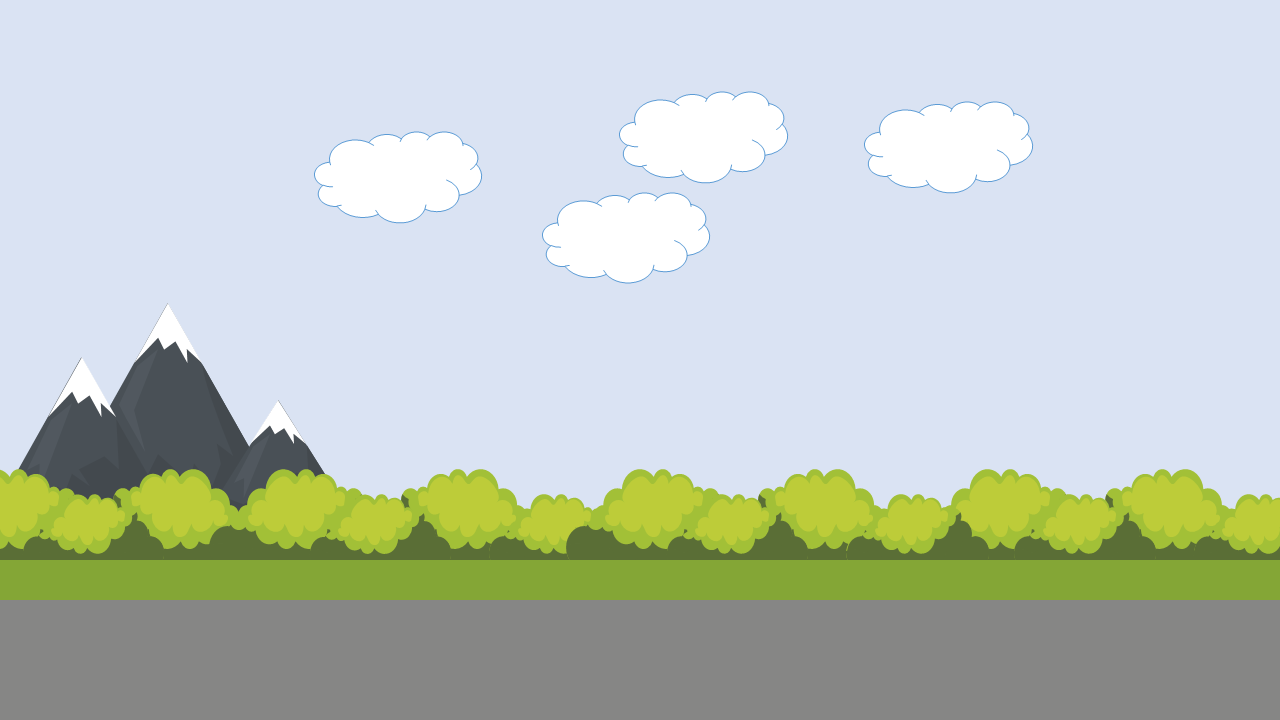
#> input picture 5模板匹配/img.png, 1280 x 720 px
$ jupyter execute '5.2多目标模板匹配.ipynb'
#> lines starting #> are read from the running program, lines starting #| are printed output that depends on the picture; after the words box and inside, x2 and y2 are one past the last pixel; in counts of white or black regions, pixels touching at a corner belong together; long printed decimals are rounded
#> further down, target_img is the input picture: shape (720, 1280, 3); mean B, G, R 191.2, 200.4, 190.7
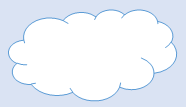
#> input picture 5模板匹配/temp.png, 186 x 107 px
#> further down, template_img is the input picture: shape (107, 186, 3); mean B, G, R 249.1, 241.1, 235.8
[cell 1]
import numpy as np
import cv2
import matplotlib.pyplot as plt

[cell 2]
# 利用快速排序算法找到数列中第k大的值
def findKth(s, k):
    return findKth_c(s, 0, len(s) - 1, k)

def findKth_c(s, low, high, k):
    m = partition(s, low, high)
    if m == len(s) - k:
        return s[m]
    elif m < len(s) - k:
        return findKth_c(s, m + 1, high, k)
    else:
        return findKth_c(s, low, m - 1, k)

def partition(s, low, high):
    pivot, j = s[low], low
    for i in range(low + 1, high + 1):
        if s[i] <= pivot:
            j += 1
            s[i], s[j] = s[j], s[i]
    s[j], s[low] = s[low], s[j]
    return j

[cell 3]
# 构建多目标模板匹配类（优化颜色显示，解决BGR/RGB错位问题）
class temp_match_multi():
    def __init__(self, img, temp, k=50):
        # 先判断图像是否读取成功
#> called with k = 50
        if img is None or temp is None:
            raise ValueError("图像读取失败，请检查文件路径是否正确或文件是否损坏")

        self.img_bgr = img  # 保留原始BGR格式图像（用于OpenCV处理）
        self.temp_bgr = temp  # 保留原始BGR格式模板（用于OpenCV处理）
        self.img_rgb = cv2.cvtColor(img, cv2.COLOR_BGR2RGB)  # 转换为RGB格式（用于Matplotlib显示）
        self.temp_rgb = cv2.cvtColor(temp, cv2.COLOR_BGR2RGB)  # 转换为RGB格式（用于Matplotlib显示）
        # 定义需要匹配的个数
        self.k = k

    def match(self):
        # 转换为灰度图（模板匹配需要灰度图像输入）
        temp_gray = cv2.cvtColor(self.temp_bgr, cv2.COLOR_BGR2GRAY)
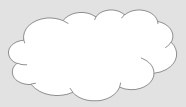
#> temp_gray: shape (107, 186); min 142, max 255, mean 240.4
        img_gray = cv2.cvtColor(self.img_bgr, cv2.COLOR_BGR2GRAY)
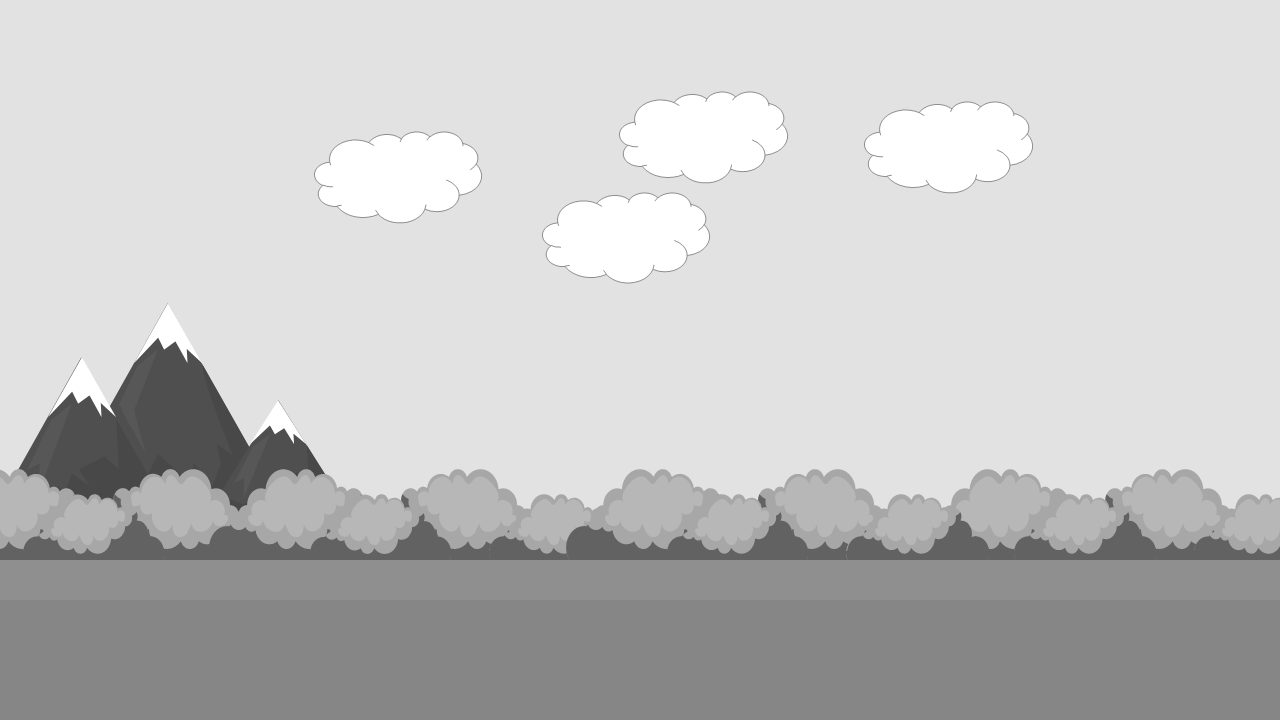
#> img_gray: shape (720, 1280); min 72, max 255, mean 196.4

        # 获取模板图像的宽和高（注意shape[::-1]转换维度顺序）
        w, h = temp_gray.shape[::-1]
#> w = 186; h = 107

        # 选择模板匹配方法（归一化相关系数匹配，抗干扰性较好）
        match_method = cv2.TM_CCORR_NORMED
        res = cv2.matchTemplate(img_gray, temp_gray, match_method)
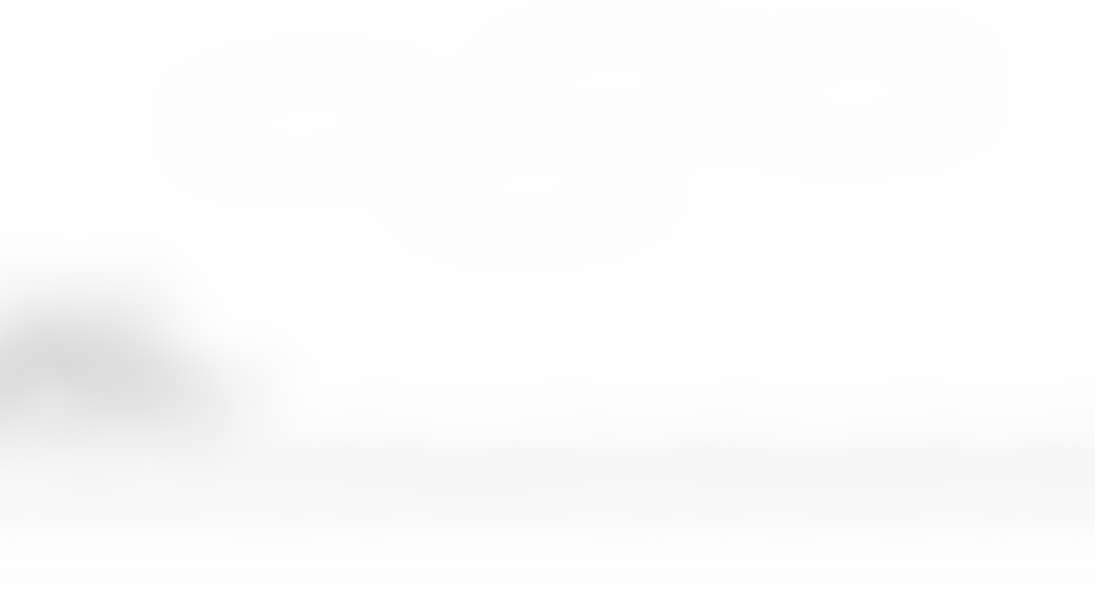
#> res: shape (614, 1095) float32; min 0.857, max 1, mean 0.988

        # 扁平化匹配结果，用于寻找第k大值作为阈值
        match_result_flat = list(np.array(res).flatten())
#> match_result_flat = 672330 items

        # 寻找res中第k大的值作为匹配阈值
        threshold = findKth(match_result_flat, self.k + 1)
#> in partition, `pivot, j = s[low], low`: pivot = 0.997; j = 0
#> after the loop in partition, `for i in range(low + 1, high + 1):`: j = 661486; s = 672330 items
#> in findKth_c, `m = partition(s, low, high)`: m = 661486
        print('设定的匹配阈值为：', threshold)
#| 设定的匹配阈值为： 0.998

        # 筛选出所有大于等于阈值的匹配位置
        loc = np.where(res >= threshold)

        # 复制原始BGR图像进行绘制，避免修改原始图像数据
        img_draw_bgr = self.img_bgr.copy()

        # 遍历所有匹配位置，绘制白色矩形框标注目标
        for pt in zip(*loc[::-1]):
            cv2.rectangle(img_draw_bgr, pt, (pt[0] + w, pt[1] + h), (255, 255, 255), 1)
#> this loop made 52 passes
#> pt on passes 1 to 12: (610, 81), (611, 81), (612, 81), (609, 82), (610, 82), (611, 82), (612, 82), (613, 82), (610, 83), (611, 83), (612, 83), (613, 83)
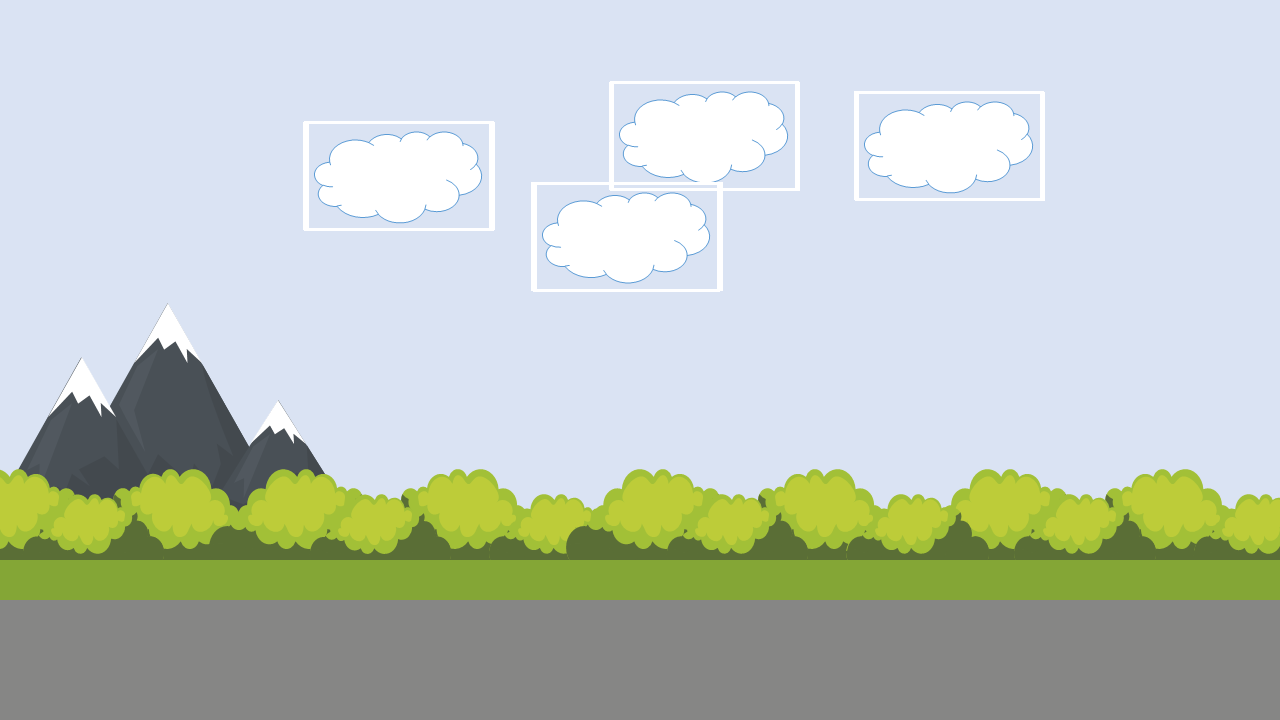
#> img_draw_bgr: shape (720, 1280, 3); 0.99% of pixels changed, all inside (x1, y1, x2, y2) = (303, 81, 1045, 292)

        # 转换绘制结果为RGB格式，确保Matplotlib颜色显示正常
        img_draw_rgb = cv2.cvtColor(img_draw_bgr, cv2.COLOR_BGR2RGB)

        # 显示匹配结果图像（无坐标轴，更整洁）
        plt.figure()
        plt.title('Multi Template Matching Result')
        plt.imshow(img_draw_rgb)
        plt.xticks([])
        plt.yticks([])
        plt.show()

[cell 4]
# 补全缺失的plot_image函数（用于显示原始目标图像和模板图像，颜色正常）
def plot_image(img_rgb, title):
    plt.figure()
    plt.title(title)
    plt.imshow(img_rgb)
    plt.xticks([])
    plt.yticks([])
    plt.show()

# 主程序：读取图像、实例化类、执行匹配
if __name__ == "__main__":
    # 读取图像文件（请替换为你的实际图像路径，支持png/jpg等格式）
    # 注意：如果图像和代码在同一文件夹，直接写文件名即可；否则写绝对路径
    target_img = cv2.imread('img.png')
    template_img = cv2.imread('temp.png')

    # 实例化多目标模板匹配类（k=50表示匹配前50个高相似度目标）
    try:
        test_multi = temp_match_multi(target_img, template_img, k=50)

        # 显示原始目标图像和模板图像（颜色正常，带标题）
        plot_image(test_multi.img_rgb, 'Target Image (Original)')
        plot_image(test_multi.temp_rgb, 'Template Image (Original)')

        # 执行多目标模板匹配并显示结果
        test_multi.match()
    except ValueError as e:
        print("程序运行出错：", e)
